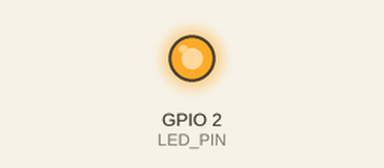
Recording of a sketch running on a simulated ESP32. Shown: output pins drawn as LEDs (lit = HIGH). WiFi joins after 1.5 s; servers stay silent unless stated; random numbers use the default seed unless the sketch sets one; no MQTT or app messages arrive unless stated; what the sketch prints to the serial monitor is not drawn.

Above: at 3.2 s.
At 5.06 s:
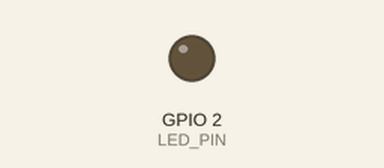
Timing chart, 0 to 8.0 s (numbered marks = the images above):
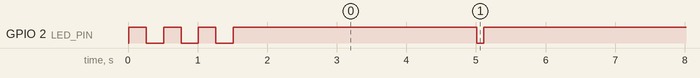

Measured:
- by itself, GPIO 2 (LED_PIN): HIGH → LOW at 0.26 s, → HIGH 0.25 s later, → LOW 0.25 s later, → HIGH 0.25 s later, … (56 changes in this stretch)

The sketch:

esp32_mqtt_gps.ino
```cpp
/*
 * ESP32 MQTT GPS Tracker
 * -----------------------
 * This sketch connects an ESP32 to a Wi-Fi network and publishes GPS coordinates
 * in JSON format to an MQTT broker over TCP port 1883.
 *
 * Hardware Setup (Optional - Neo-6M GPS Module):
 * - GPS VCC  -> ESP32 3.3V or 5V
 * - GPS GND  -> ESP32 GND
 * - GPS TX   -> ESP32 GPIO 16 (RX2)
 * - GPS RX   -> ESP32 GPIO 17 (TX2)
 *
 * Required Libraries (Install via Library Manager):
 * - PubSubClient (by Nick O'Leary)
 * - ArduinoJson (by Benoit Blanchon)
 * - TinyGPS++ (by Mikal Hart) - Optional (only if using physical GPS module)
 */

#include <WiFi.h>
#include <PubSubClient.h>
#include <ArduinoJson.h>

// ==================== CONFIGURATION ====================
// 1. Wi-Fi Settings
const char* ssid = "Wokwi-GUEST";
const char* password = "";

// 2. MQTT Broker Settings (Standard TCP port 1883)
const char* mqtt_server = "broker.emqx.io";
const int mqtt_port = 1883;

// Dynamic device identification variables
String device_id;
String mqtt_topic;

// 3. LED Indicator Pin (GPIO 2 is the built-in LED on most ESP32 Dev Kits)
const int LED_PIN = 2;

// 4. GPS Pin Setup (Hardware Serial 2)
#define RXD2 16
#define TXD2 17
#define GPS_BAUD 9600
// =======================================================

WiFiClient espClient;
PubSubClient client(espClient);

unsigned long lastPublishTime = 0;
const unsigned long publishInterval = 5000; // Publish every 5 seconds (5000 ms)

// Simulated GPS coordinate variables (centered near Kolkata by default)
float simulatedLat = 22.5726;
float simulatedLng = 88.3639;

// True if using real GPS module. If false, it will fall back to simulated coordinates.
bool useRealGPS = false;

void setup() {
  // Initialize standard hardware serial for debugging output
  Serial.begin(115200);

  // Initialize Hardware Serial 2 for Neo-6M GPS Module
  Serial2.begin(GPS_BAUD, SERIAL_8N1, RXD2, TXD2);

  // Set onboard LED as output
  pinMode(LED_PIN, OUTPUT);
  digitalWrite(LED_PIN, LOW);

  Serial.println("\n--- ESP32 MQTT GPS Tracker Starting ---");

  setup_wifi();
  client.setServer(mqtt_server, mqtt_port);

  // Generate Unique Device ID & Topic using MAC Address
  uint64_t chipid = ESP.getEfuseMac();
  char devId[30];
  snprintf(devId, sizeof(devId), "ESP32-%04X%08X", (uint16_t)(chipid>>32), (uint32_t)chipid);
  device_id = String(devId);
  mqtt_topic = "esp32/" + device_id + "/location";

  Serial.print("Device ID: ");
  Serial.println(device_id);
  Serial.print("MQTT Topic: ");
  Serial.println(mqtt_topic);
}

void setup_wifi() {
  delay(10);
  Serial.print("Connecting to Wi-Fi SSID: ");
  Serial.println(ssid);

  WiFi.begin(ssid, password);

  // Blink LED while connecting to Wi-Fi
  while (WiFi.status() != WL_CONNECTED) {
    digitalWrite(LED_PIN, HIGH);
    delay(250);
    digitalWrite(LED_PIN, LOW);
    delay(250);
    Serial.print(".");
  }

  digitalWrite(LED_PIN, HIGH); // Steady LED when connected to Wi-Fi
  Serial.println("\nWi-Fi Connected!");
  Serial.print("IP Address: ");
  Serial.println(WiFi.localIP());
}

void reconnect() {
  // Loop until we're reconnected
  while (!client.connected()) {
    Serial.print("Attempting MQTT connection to broker...");

    // Attempt to connect
    if (client.connect(device_id.c_str())) {
      Serial.println("CONNECTED to MQTT Broker.");
      // If we need to subscribe to topics on ESP32, do it here:
      // client.subscribe("esp32/commands");
    } else {
      Serial.print("failed, rc=");
      Serial.print(client.state());
      Serial.println(" - trying again in 5 seconds.");

      // Blink LED quickly to indicate connection failure
      for(int i=0; i<5; i++) {
        digitalWrite(LED_PIN, HIGH);
        delay(100);
        digitalWrite(LED_PIN, LOW);
        delay(100);
      }
      delay(4000);
    }
  }
}

void loop() {
  // Ensure MQTT client stays connected
  if (!client.connected()) {
    reconnect();
  }
  client.loop();

  // Read GPS Serial stream (checks if actual Neo-6M data is arriving)
  while (Serial2.available() > 0) {
    char c = Serial2.read();
    // In production, uncomment the line below to feed characters to TinyGPS++
    // gps.encode(c);
    useRealGPS = true; // Set flag to true if we are reading bytes from GPS port
  }

  unsigned long currentMillis = millis();
  if (currentMillis - lastPublishTime >= publishInterval) {
    lastPublishTime = currentMillis;

    float finalLat = 0.0;
    float finalLng = 0.0;
    bool locationValid = false;

    if (useRealGPS) {
      // Real GPS logic (uncomment when using TinyGPS++ library)
      /*
      if (gps.location.isValid()) {
        finalLat = gps.location.lat();
        finalLng = gps.location.lng();
        locationValid = true;
        Serial.print("Real GPS Lock: ");
      } else {
        Serial.println("Real GPS module detected but waiting for satellite lock...");
      }
      */
    }

    // Fall back to simulation if real GPS coordinates are invalid or not present
    if (!locationValid) {
      // Simulate random walk
      simulatedLat += ((float)random(-150, 150) / 100000.0);
      simulatedLng += ((float)random(-150, 150) / 100000.0);
      finalLat = simulatedLat;
      finalLng = simulatedLng;
      locationValid = true;
      Serial.print("Simulated GPS: ");
    }

    if (locationValid) {
      // Create JSON payload
      StaticJsonDocument<200> doc;
      doc["latitude"] = finalLat;
      doc["longitude"] = finalLng;
      doc["device_id"] = device_id;
      doc["timestamp"] = currentMillis;

      // Additional telemetry metadata can be added easily:
      doc["wifi_rssi"] = WiFi.RSSI();

      char jsonBuffer[256];
      serializeJson(doc, jsonBuffer);

      Serial.print("Publishing to ");
      Serial.print(mqtt_topic);
      Serial.print(": ");
      Serial.println(jsonBuffer);

      // Publish the JSON packet to MQTT
      if (client.publish(mqtt_topic.c_str(), jsonBuffer)) {
        // Flash built-in LED briefly to show successful transmission
        digitalWrite(LED_PIN, LOW);
        delay(100);
        digitalWrite(LED_PIN, HIGH);
      } else {
        Serial.println("MQTT Publish failed!");
      }
    }
  }
}
```
